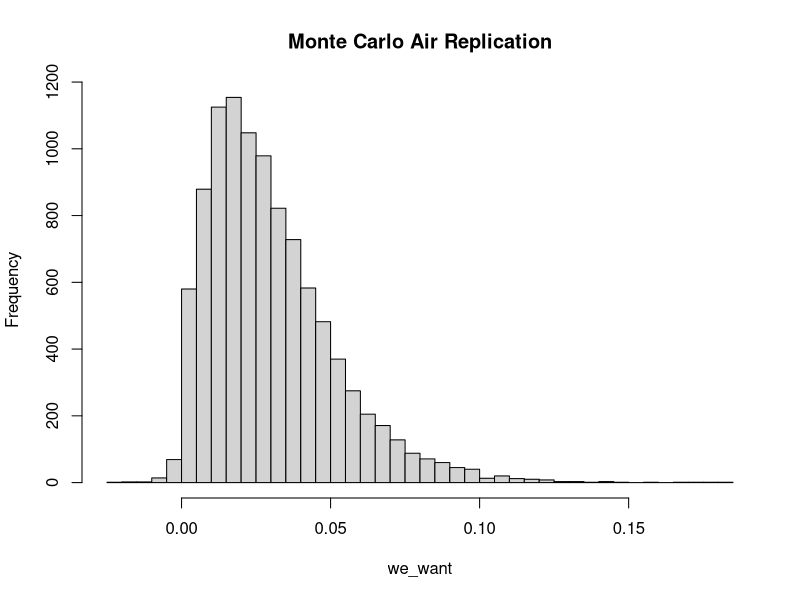
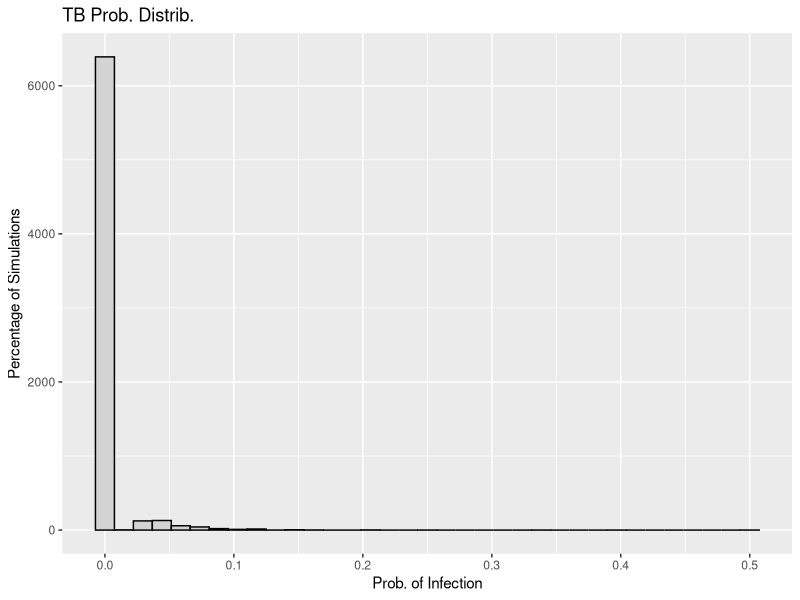
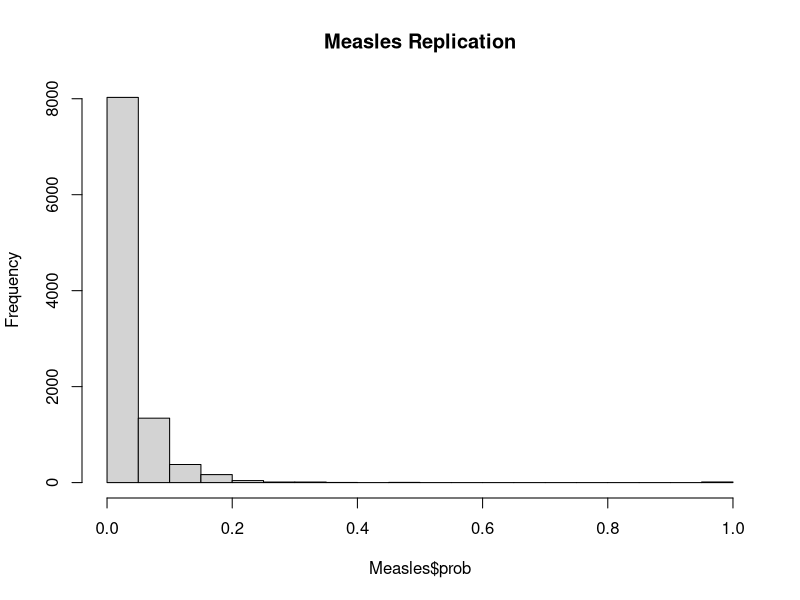

Here is the R script that generated these plots, in order: (Note: this script raises an error after producing the figures.)
## ---- chunk 1
set.seed(400)
## ---- chunk 2
library(dplyr)
library(stats)
library(tidyr)
library(tidyverse)
library(broom)
library(ggplot2)
library(tibble)
## ---- chunk 3
m <- 10000

monte_AIR <- function(m) {
  storing <- numeric(m)
  for (i in 1:m){
    p <- rnorm(1, mean = 0.48, sd = 0.20)
    I <- 1
    phi <- rnorm(1, mean = 100, sd = 20)
    V <- 132
    N <- rnorm(1, mean = 3, sd = 0.5)
    t <- rnorm(1, mean = 0.5, sd = 0.167)
  
    form <- ((p*I*phi)/V) * ((N*t + exp(-N*t) - 1) / (N^2))
  
    storing[i] <- 1 - exp(-form)
  }
  return(storing)
}

we_want <- monte_AIR(m)

mean(we_want)

hist(we_want , breaks = 35, main = "Monte Carlo Air Replication")
## ---- chunk 4
# Wells-Riley formula: 

## vent_mean = 4 <- ventilation rate
## breath_mean = 0.48 <- pumonary ventilation rate
## time_mean = 0.5 <- 30min /1 hr

air_monte <- function(m = 10000, quanta_mean, quanta_sd, 
                      room_vol=132, infect=1, vent_mean=4, vent_sd=1, 
                      breath_mean=0.48, breath_sd=0.2, 
                      time_mean=0.5, time_sd=0.167, s_mean = 19, s_sd=10) {

  
    p_vec <- pmax(rnorm(m, breath_mean, breath_sd), 0)
    phi_vec <- pmax(rnorm(m, quanta_mean, quanta_sd), 0)
    t_vec <- pmax(rnorm(m, time_mean, time_sd), 0)
    Q_vec <- pmax(rnorm(m, vent_mean, vent_sd), 0.01)
    S0_vec <- pmax(round(rnorm(m, s_mean, s_sd)), 1)
    I_vec <- infect
    
      # exposure term
    X_vec <- (I_vec * phi_vec * p_vec * t_vec) / Q_vec
    
      # infection prob. 
    P_vec <- 1 - exp(-X_vec)
    
    new_infect <- S0_vec * P_vec
    S_after <- S0_vec - new_infect
    
    res_df <- tibble::tibble(
      p = p_vec, phi=phi_vec, t=t_vec, Q=Q_vec, S0=S0_vec, 
      X=X_vec, prob=P_vec, infections=new_infect, survivors=S_after
    )
    
    summ <- list(
      mean_prob = mean(res_df$prob),
      mean_infections = mean(res_df$infections),
      prob_quantiles = quantile(res_df$prob, c(0.25,0.5,0.75,0.9,0.95)),
      inf_quantiles = quantile(res_df$infections, c(0.25,0.5,0.75,0.9,0.95))
    )
    return(list(data=res_df, summary=summ))
}

plot_prob <- function(sim_res, title="Infection Prob. Distribution"){
  df <- sim_res$data
  ggplot(df, aes(x=prob)) +
    geom_histogram(aes(y=..count.. / sum(..count..) * 100), bins=35, closed="left") +
    labs(x="Infection Prob. for an Individual(P)", 
         y="Percent of Simulation (%)",
         title=title)
}
## ---- chunk 5
TB <- air_monte(m=10000, quanta_mean=12.7, quanta_sd=3.0)
Flu <- air_monte(m=10000, quanta_mean=100, quanta_sd=25.0)
Meas <- air_monte(m=10000, quanta_mean=570, quanta_sd=143.0)
SARS <- air_monte(m=10000, quanta_mean=2.7, quanta_sd=1.2)

## ---- chunk 6
better_monte <- function(m = 10000, dis_quanta, quanta_sd, room_vol = 132, 
                         infected_individuals = 1, ACH = 4){ 
  probability_inf <- numeric(m)
  num_new_infect <- numeric(m)
  sus_persons <- numeric(m)

  for(i in 1:m) {
    
    p_2 <- max(rnorm(1, mean = 0.48, sd = 0.20), 0)
    phi_2 <- max(rnorm(1, mean = dis_quanta, sd = quanta_sd),0)
    t_2 <- max(rnorm(1, mean = 0.5, sd = 0.167), 0)
    S0 <- max(round(rnorm(1, mean = 19, sd = 10)),1)
    
    q_2 <- infected_individuals * phi_2
 
    
    nucci <- ((p_2*q_2)/room_vol) * 
      ((ACH * t_2 + exp(-ACH * 
                                      t_2) -1) / (ACH^2))
    
    S_t <- S0 * exp(-nucci)
    
    
    exp_inf <- S0 - S_t
    inf <- rpois(1, lambda = exp_inf)
    
    sus_prob <- inf / S0
    
    probability_inf[i] <- sus_prob
    num_new_infect[i] <- inf
    sus_persons[i] <- S_t
  }
  
  return(list(prob = probability_inf,
              infections = num_new_infect,
              survivors = sus_persons,
              summary = list(mean_prob = mean(probability_inf),
                             mean_infections = mean(num_new_infect),
                             prob_quantiles = quantile(probability_inf, 
                                                       c(0.25, 0.5, 0.75, 
                                                         0.9, 0.95)),
                             inf_quantiles = quantile(num_new_infect, 
                                                      c(0.25, 0.5, 0.75, 
                                                        0.9, 0.95)))))

}

TB <- better_monte(10000, dis_quanta = 12.7, quanta_sd = 3.0,
                   room_vol = 132, infected_individuals = 1, 
                   ACH = 4)

mean(TB$prob)

TB_df <- data.frame(prob = TB$prob)

TB_plot <- ggplot(data = TB_df, aes(x = prob)) + 
  geom_histogram(aes(y = ..density.. *100),
                 bins = 35, 
                 fill = "lightgrey",
                 color = "black") +
  labs(title = "TB Prob. Distrib.",
       x = "Prob. of Infection",
       y = "Percentage of Simulations")

TB_plot

## ---- chunk 7
Measles <- better_monte(10000, dis_quanta = 100, quanta_sd = 25.0,
                   room_vol = 132, infected_individuals = 1, 
                   ACH = 4)

mean(Measles$prob)
hMeas <- hist(Measles$prob, breaks = 35, main = "Measles Replication")

hMeas$counts <- hMeas$counts / sum(hMeas$counts) * 100

plot(h, main = "Measles Prob Freq Distrib")


densM <- density(Measles$prob)

densM$y <- densM$y / sum(densM$y) *100

plot(densM, main = "Measles: Prob Freq Distrib 2")
## ---- chunk 8
Influenza <- better_monte(10000, dis_quanta = 570, quanta_sd = 173.0,
                   room_vol = 132, infected_individuals = 1, 
                   ACH = 4)

mean(Influenza$prob)

hFLU <- hist(Influenza$prob, breaks = 35, main = "Influenza Replication")

hFLU$counts <- hFLU$counts / sum(hFLU$counts) * 100

plot(hFLU, main = "Influenza Prob Freq Distrib")


densFLU <- density(Influenza$prob)

densFLU$y <- densFLU$y / sum(densFLU$y) *100

plot(densFLU, main = "Influenza: Prob Freq Distrib 2")

## ---- chunk 9
sum_disease <- tibble::tibble(
  Disease=c("TB","Flu", "Meas", "SARS"),
  Mean_Prob = c(TB$summary$mean_prob,
                Flu$summary$mean_prob,
                Meas$summary$mean_prob,
                SARS$summary$mean_prob),
  Mean_Infections = c(TB$summary$mean_infections,
                      Flu$summary$mean_infections,
                      Meas$summary$mean_infections,
                      SARS$summary$mean_infections),
  Prob_25 = c(TB$summary$prob_quantiles[1],
              Flu$summary$prob_quantiles[1],
              Meas$summary$prob_quantiles[1],
              SARS$summary$prob_quantiles[1]),
  Prob_50 = c(TB$summary$prob_quantiles[2],
              Flu$summary$prob_quantiles[2],
              Meas$summary$prob_quantiles[2],
              SARS$summary$prob_quantiles[2]),
  Prob_75 = c(TB$summary$prob_quantiles[3],
              Flu$summary$prob_quantiles[3],
              Meas$summary$prob_quantiles[3],
              SARS$summary$prob_quantiles[3]),
  Prob_90 = c(TB$summary$prob_quantiles[4],
              Flu$summary$prob_quantiles[4],
              Meas$summary$prob_quantiles[4],
              SARS$summary$prob_quantiles[4]),
  Prob_95 = c(TB$summary$prob_quantiles[5],
              Flu$summary$prob_quantiles[5],
              Meas$summary$prob_quantiles[5],
              SARS$summary$prob_quantiles[5])
)

sum_dis_round <- sum_disease %>%
  mutate(across(where(is.numeric), ~ round(.x,3)))

sum_dis_round

## ---- chunk 10

## The monte carlo simulation results estimate the infection risk for four airborne disease in a standard waiting room scenario. 

## Tuberculosis: moderate mean infection prob of 0.499 per susceptible individual, with approx 9.6 expected new infections, high variability: range from 0.342 to 0.857, showing potential higher-risk scenarios in dif conditions

## Influenza: higher mean prob: 0.941, nearly 18 expected infections, median and upper quantiles approach 1, infection is almost certain in the environment

## Measles: highest risk, mean prob. of 0.987, almost entire susceptible pop expected to become infected, all quantiles 1

## SARS: low mean prob: 0.153, roughly 3 expected new infections, moderate variability ranges from 0.072 to 0.369

## *infection risk is strongly driven by the disease'airborne quanta generation rate: meas and flu-high risk, tb-moderate risk, sars-lower risk
